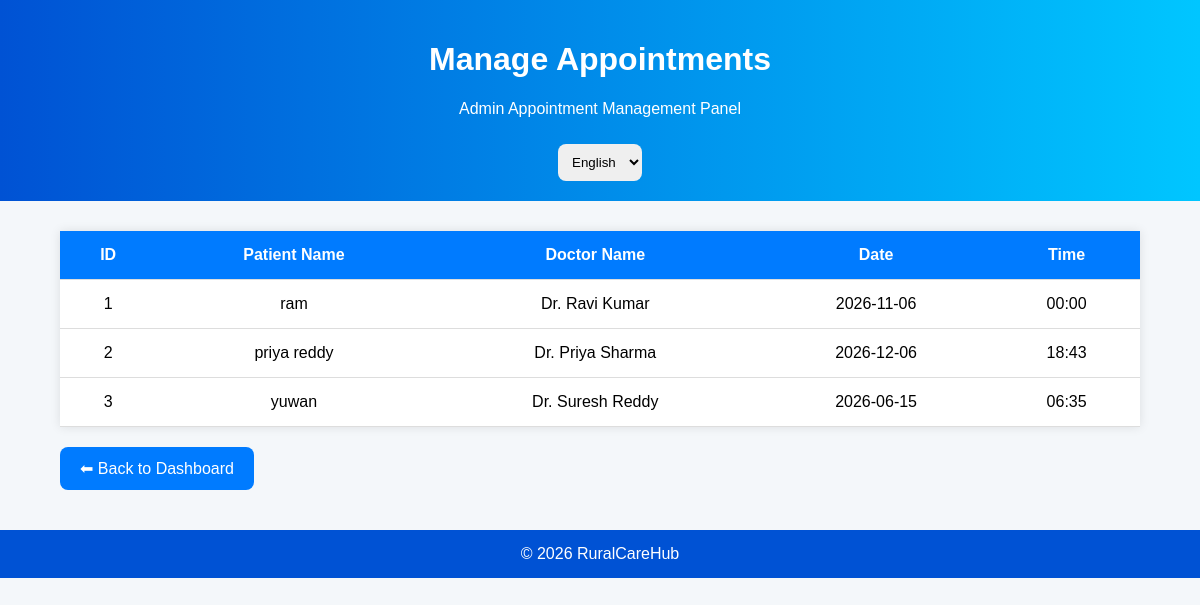
The page /manage-appointments on the database as committed earlier.
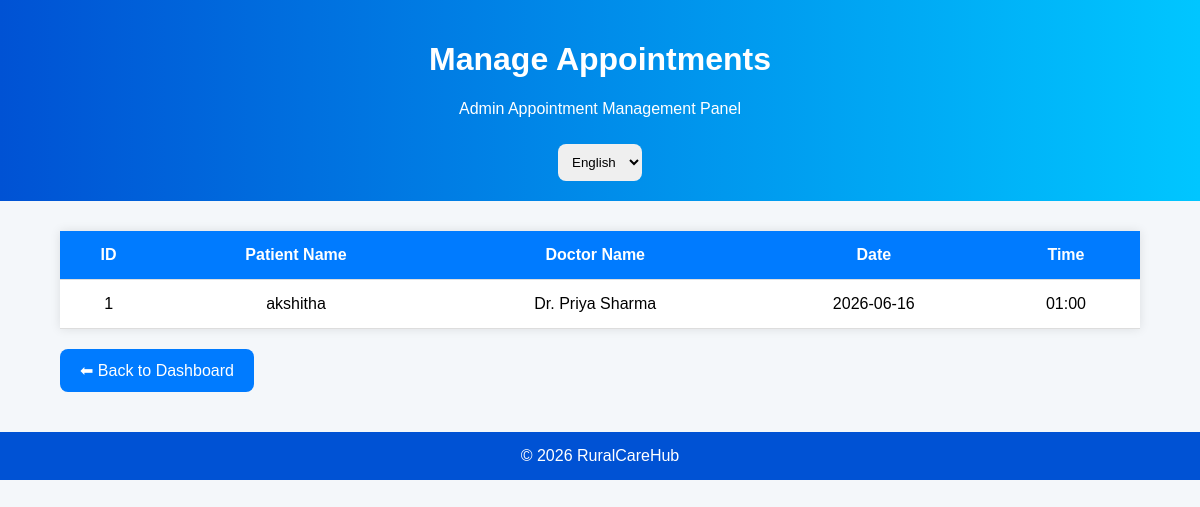
The same page on the database as committed later.
### app.py (models this page shows)
class Appointment(db.Model):
    id = db.Column(db.Integer, primary_key=True)
    patient_name = db.Column(db.String(100))
    doctor_name = db.Column(db.String(100))
    appointment_date = db.Column(db.String(50))
    appointment_time = db.Column(db.String(50))

### app.py (the view)
@app.route('/manage-appointments')
def manage_appointments():
    appointments = Appointment.query.all()
    return render_template(
        'manage_appointments.html',
        appointments=appointments
    )

### templates/manage_appointments.html (shortened to what this page needs)
<!DOCTYPE html>
<html>
<head>
</head>
<body>
<div class="header">
<h1 id="title">Manage Appointments</h1>
<p id="subtitle">
</p>
<select id="languageSelect"
onchange="changeLanguage()">
<option value="en">English</option>
</select>
</div>
<div class="container">
<table>
<tr>
<th>ID</th>
<th id="patientText">Patient Name</th>
<th id="doctorText">Doctor Name</th>
<th id="dateText">Date</th>
<th id="timeText">Time</th>
</tr>
{% for appointment in appointments %}
<tr>
<td>{{ appointment.id }}</td>
<td>{{ appointment.patient_name }}</td>
<td>{{ appointment.doctor_name }}</td>
<td>{{ appointment.appointment_date }}</td>
<td>{{ appointment.appointment_time }}</td>
</tr>
{% endfor %}
</table>
<a href="/admin"
class="back-btn"
id="backBtn">
</a>
</div>
<footer>
© 2026 RuralCareHub
</footer>
</body>
</html>

Rows that differ between the two databases and show on the page:
removed Appointment: id "2", patient_name "priya reddy", doctor_name "Dr. Priya Sharma", appointment_date "2026-12-06", appointment_time "18:43"
removed Appointment: id "3", patient_name "yuwan", doctor_name "Dr. Suresh Reddy", appointment_date "2026-06-15", appointment_time "06:35"
changed Appointment id 1: patient_name "ram" → "akshitha"; doctor_name "Dr. Ravi Kumar" → "Dr. Priya Sharma"; appointment_date "2026-11-06" → "2026-06-16"; appointment_time "00:00" → "01:00"
